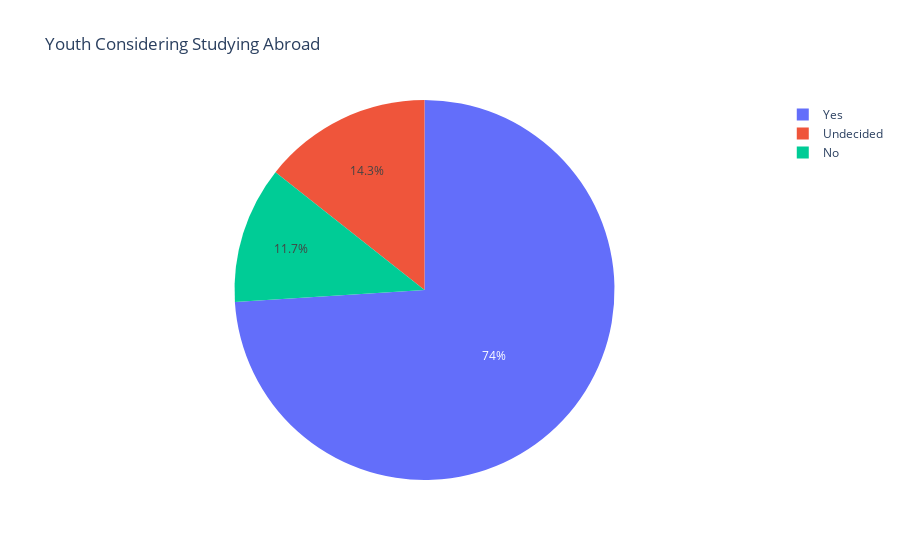

Notebook cell for this chart:
### Code cell
# Question: Have you considered studying abroad?
abroad_interest_counts = df['Have you ever considered studying abroad? '].value_counts()

# Plotting Pie Chart for Studying Abroad Consideration
fig = px.pie(abroad_interest_counts, values=abroad_interest_counts.values, names=abroad_interest_counts.index,
             title="Youth Considering Studying Abroad")
fig.show()

# Calculating Probability of Youth Considering Studying Abroad
probability_abroad = abroad_interest_counts['Yes'] / abroad_interest_counts.sum()
print(f"Probability of Youth Considering Studying Abroad: {probability_abroad}")

### Figure 1 — Plotly figure (JSON) as saved in the notebook; plotly's stock layout.template omitted (floating-point values rounded to 4 significant figures)
{"data": [{"domain": {"x": [0, 1], "y": [0, 1]}, "hovertemplate": "Have you ever considered studying abroad? =%{label}<br>value=%{value}<extra></extra>", "labels": ["Yes", "Undecided", "No"], "legendgroup": "", "name": "", "showlegend": true, "type": "pie", "values": [165, 32, 26]}], "layout": {"legend": {"tracegroupgap": 0}, "title": {"text": "Youth Considering Studying Abroad"}}}
